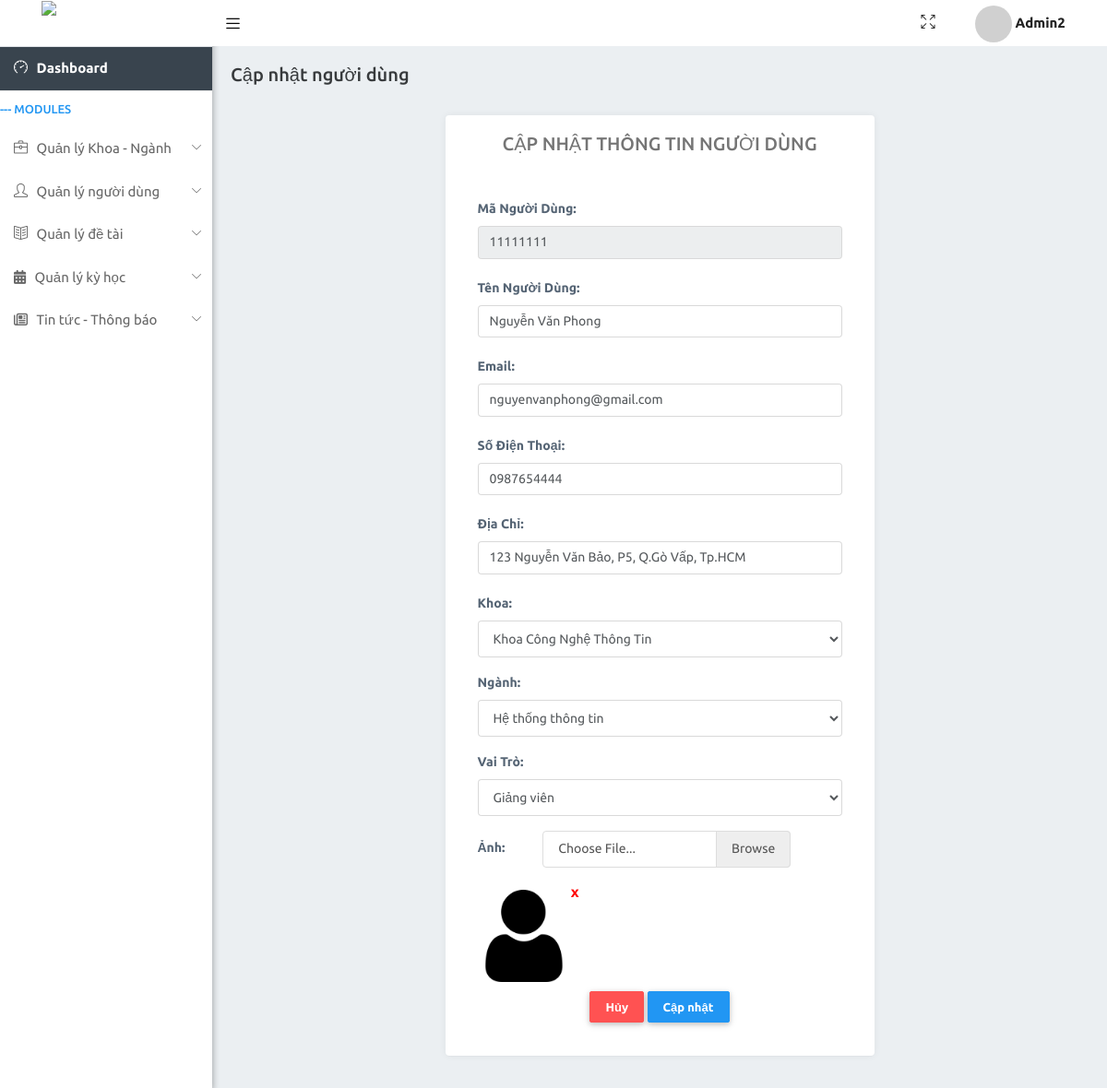
The page /admin/index.php?pages=updateUser&ma_nguoidung=11111111 (signed in) on the database its author committed.
### tables this page shows
CREATE TABLE `tbl_users` (
  `ma_nguoidung` int(8) NOT NULL,
  `hoten` varchar(255) NOT NULL,
  `email` text NOT NULL,
  `sodienthoai` varchar(10) NOT NULL,
  `diachi` text DEFAULT NULL,
  `hinhanh` text DEFAULT NULL,
  `matkhau` text NOT NULL,
  `khoavien` int(5) NOT NULL,
  `ma_nganh` int(5) NOT NULL,
  `vaitro` int(5) NOT NULL DEFAULT 1,
  `trangthai` int(5) NOT NULL DEFAULT 1
);

CREATE TABLE `tbl_khoavien` (
  `ma_khoavien` int(5) NOT NULL,
  `ten_khoavien` varchar(150) NOT NULL
);

CREATE TABLE `tbl_chuyennganh` (
  `ma_nganh` int(5) NOT NULL,
  `ten_nganh` varchar(150) NOT NULL,
  `khoavien` int(5) NOT NULL
);

CREATE TABLE `tbl_vaitro` (
  `ma_vaitro` int(5) NOT NULL,
  `tenvaitro` varchar(150) NOT NULL
);

### classes/database.php (called while the page is built, shortened)
<?php
class Database
{
    private $host = DB_HOST;
    private $user = DB_USER;
    private $pass = DB_PASS;
    private $dbname = DB_NAME;
    private $dbh;
    public function __construct()
    {
        $dsn = 'mysql:host=' . $this->host . ';dbname=' . $this->dbname;
        $options = array(
            PDO::ATTR_PERSISTENT    => true,
            PDO::ATTR_ERRMODE       => PDO::ERRMODE_EXCEPTION
        );
        try {
            $this->dbh = new PDO($dsn, $this->user, $this->pass, $options);
        } catch (PDOException $e) {
            $this->error = $e->getMessage();
        }
    }
    public function prepare($sql)
    {
        return $this->dbh->prepare($sql);
    }
    public function select($query)
    {
        $stmt = $this->dbh->query($query);
        return $stmt;
    }
}

### classes/user.php (called while the page is built, shortened)
<?php
require_once("database.php");
class User
{
    private $db;
    public function __construct()
    {
        $this->db = new Database();
    }
    public function searchUserByID($ma_nguoidung)
    {
        $sql = "SELECT * FROM tbl_users
        JOIN tbl_khoavien ON tbl_users.khoavien = tbl_khoavien.ma_khoavien
        JOIN tbl_chuyennganh ON tbl_users.ma_nganh = tbl_chuyennganh.ma_nganh
        JOIN tbl_vaitro ON tbl_users.vaitro = tbl_vaitro.ma_vaitro
        JOIN tbl_trangthaitk ON tbl_users.trangthai = tbl_trangthaitk.id_trangthaitk WHERE ma_nguoidung = :manguoidung";
        $stmt = $this->db->prepare($sql);
        $stmt->bindParam(':manguoidung', $ma_nguoidung);
        $stmt->execute();
        return $stmt;
    }
}

### classes/department.php (called while the page is built, shortened)
<?php
require_once('database.php');
class Department
{
    private $db;
    public function __construct()
    {
        $this->db = new Database();
    }
    public function getRoles()
    {
        $sql = " SELECT *FROM tbl_vaitro ";
        $result = $this->db->select($sql);
        return $result;
    }
}

### admin/pages/updateUser.php (the view, shortened to what this page needs)
<?php
require_once('../classes/department.php');
require_once('../classes/user.php');
$user = new User();
$d = new Department();
if (isset($_GET['ma_nguoidung'])) {
    $ma_nguoidung = $_GET['ma_nguoidung'];
    $dataUser = $user->searchUserByID($ma_nguoidung);
    $result =  $dataUser->fetchAll(PDO::FETCH_ASSOC)[0];
}
?>
<div class="row m-5 ">
    <div class="col-md-3"></div>
    <div class="card col-md-6  ">
        <div class="card-header border-bottom">
            <h5 class=" text-center">CẬP NHẬT THÔNG TIN NGƯỜI DÙNG</h5>
        </div>
        <div class="card-block">
            <form method="POST" action="" class="" id="formUpdateUser" style="display: flex; flex-direction: column"
                enctype="multipart/form-data">
                <div class="form-group">
                    <label class="form-control-label">Mã người dùng:</label>
                    <input name="manguoidung" type="text" class="form-control form-control-success" id="manguoidung"
                        value="<?php echo $result['ma_nguoidung']; ?>" readonly>
                </div>
                <div class="form-group">
                    <label class="form-control-label">Tên người dùng:</label>
                    <input name="hoten" type="text" class="form-control form-control-success" id="hoten"
                        value="<?php echo $result['hoten']; ?>" placeholder="Nhập họ tên người dùng">
                </div>
                <div class="form-group">
                    <label class="form-control-label">Email:</label>
                    <input name="email" type="text" class="form-control form-control-success" id="email"
                        value="<?php echo $result['email']; ?>" placeholder="Nhập họ tên người dùng"
                        placeholder="Nhập email người dùng">
                </div>
                <div class="form-group">
                    <label class="form-control-label">Số điện thoại:</label>
                    <input name="sdt" type="text" class="form-control form-control-success" id="sdt"
                        value="<?php echo $result['sodienthoai']; ?>" placeholder="Nhập số điện thoại người dùng">
                </div>
                <div class="form-group">
                    <label class="form-control-label">Địa chỉ:</label>
                    <input name="diachi" type="text" class="form-control form-control-success" id="diachi"
                        value="<?php echo $result['diachi']; ?>" placeholder="Nhập địa chỉ người dùng">
                </div>
                <div class="form-group">
                    <label for="exampleSelect1" class="form-control-label">Khoa:</label>
                    <select class="form-control" id="id_khoa" name="khoa">
                        <option value="<?php echo $result['ma_khoavien']; ?>" selected>
                            <?php echo $result['ten_khoavien']; ?></option>
                    </select>
                </div>
                <div class="form-group">
                    <label for="exampleSelect1" class="form-control-label">Ngành:</label>
                    <select class="form-control" id="id_nganh" name="nganh">
                        <option value="<?php echo $result['ma_nganh']; ?>" selected>
                            <?php echo $result['ten_nganh']; ?></option>
                    </select>
                </div>
                <div class="form-group">
                    <label for="exampleSelect1" class="form-control-label">Vai Trò:</label>
                    <select class="form-control" id="vaitro" name="vaitro">
                        <option selected value="<?php echo $result['ma_vaitro']; ?>">
                            <?php echo $result['tenvaitro']; ?></option>
                        <?php
                        $vaitro = $d->getRoles();
                        ?>
                    </select>
                </div>
                <div class="form-group row" id="">
                    <label for="file" class="col-md-2 col-form-label form-control-label">Ảnh:</label>
                    <div class="col-md-9" id="hinhanh">
                        <label for="file" class="custom-file">
                            <span class="custom-file-control"></span>
                        </label>
                    </div>
                </div>
                <div style="display:flex; justify-content:start; align-items:start">
                    <div class="<?= $result['hinhanh'] != "" ? "" : " d-none" ?>" style="position:relative" id="divAnh">
                        <span class=" "
                            style="position:absolute;top:-10px; right:-10px ;font-size: 16px; border-radius: 50%; cursor:pointer; color:red ; font-weight: bold;  "
                            id="btnXoaAnh">x</span>
                        <img src="../Uploads/<?php echo $result['hinhanh']; ?>" alt="" id="imgPreview" width="100px"
                            height="100px">
                    </div>
                </div>
                <div class="form-group text-center">
                    <a class="btn btn-danger " href="?pages=quanlyUsers" style="margin-top: 10px; color: white;" id=""
                        name="">Hủy</a>
                    <button class="btn btn-primary" style="margin-top: 10px" type="submit" id="btnUpdateUser"
                        name="updateUser">Cập nhật</button>
                </div>
            </form>
        </div>
    </div>
    <div class="col-md-3"></div>
</div>

### admin/assets/css/generic-class.css (style rules this page uses)
.m-5 { margin: 5px; }
.text-center { text-align: center; }

### rows shown on the page
tbl_users: manguoidung "11111111", hoten "Nguyễn Văn Phong", email "nguyenvanphong@gmail.com", sdt "0987654444", diachi "123 Nguyễn Văn Bảo, P5, Q.Gò Vấp, Tp.HCM", khoa "Khoa Công Nghệ Thông Tin", nganh "Hệ thống thông tin", vaitro "Giảng viên", hinhanh (placeholder picture)

### other values the page prints
$_SESSION["username"] "Admin2"
